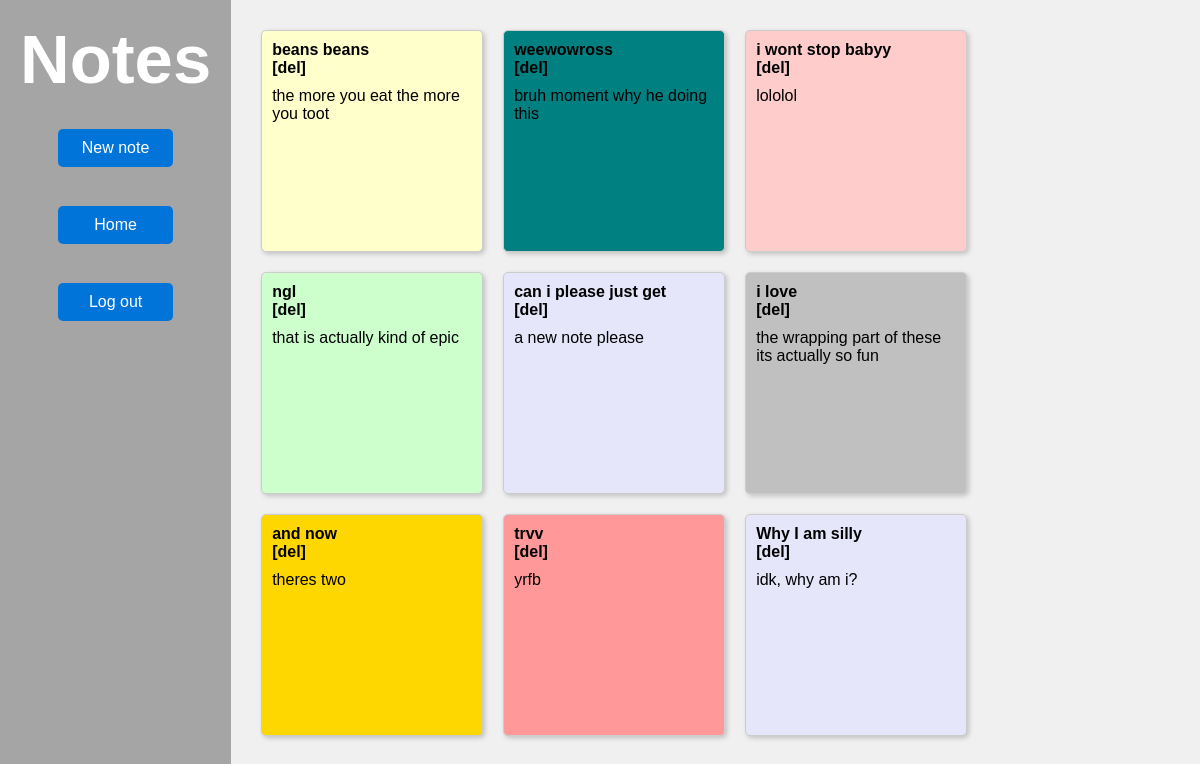
/fonot/file_list/ (signed in), run on the app's committed database.
### fonot/models.py (models this page shows)
class Note(models.Model):
    user = models.ForeignKey(User, on_delete=models.CASCADE)
    title = models.CharField(max_length=255)
    content = models.TextField()
    color = models.CharField(max_length=7, default='#FFFFCC')

### fonot/views.py (the view)
# urls.py: path('file_list/', views.file_list, name='file_list'),
def file_list(request):
    notes = Note.objects.filter(user=request.user)
    return render(request, 'fonot/file_list.html', {'notes': notes})

### fonot/templates/fonot/file_list.html (shortened to what this page needs)
<!DOCTYPE html>
<html>
<head>
</head>
<body>
    <div class="container">
        <div class="sidebar">
            <h1>Notes</h1>
            <a class="create-link" href="{% url 'create_file' %}">
                <button class="custom-button" style="">New note</button>
            </a>
            <a class="create-link" href="{% url 'home' %}">
                <button class="custom-button" style="">Home</button>
            </a>
            <a class="create-link" href="{% url 'user_logout' %}">
                <button class="custom-button" style="">Log out</button>
            </a>
        </div>
        <div class="content">
            <div class="note-list">
                {% for note in notes %}
                    <div class="note" style="background-color: {{ note.color }};">
                        <a href="{% url 'edit_file' note.id %}">{{ note.title }}</a>
                        <div class="delete-button">
                            <a href="{% url 'delete_file' note.id %}">[del]</a>
                        </div>
                        <p>{{ note.content }}</p>
                    </div>
                {% endfor %}
            </div>
        </div>
    </div>
</body>
</html>

### fonot/templates/fonot/file_list.html (style rules this page uses)
body { font-family: Arial, sans-serif; background-color: #f0f0f0; margin: 0; padding: 0; }
.container { display: flex; }
.sidebar { background-color: #a5a5a5; color: white; width: 200px; height: 100vh; padding: 20px; text-align: center; }
.content { flex-grow: 1; padding: 20px; }
h1 { margin: 0; font-size: 4.3em; }
.note-list { display: flex; flex-wrap: wrap; }
.note { background-color: #FFFFCC; padding: 10px; margin: 10px; width: 200px; height: 200px; border: 1px solid #ccc; border-radius: 5px; box-shadow: 2px 2px 5px rgba(0, 0, 0, 0.2); }
.note a { font-weight: bold; color: #000000; text-decoration: none; }
.note p { margin: 10px 0; }
a.create-link { display: block; margin-top: 20px; color: #0074D9; text-decoration: none; font-weight: bold; }
.custom-button { background-color: #0074D9; color: white; border: none; padding: 10px 10px; font-size: 16px; border-radius: 5px; cursor: pointer; margin: 5%; width: 60%; }

### data on the page
Note: title "beans beans", content "the more you eat the more you toot"
Note: title "weewowross", content "bruh moment why he doing this"
Note: title "i wont stop babyy", content "lololol"
Note: title "ngl", content "that is actually kind of epic"
Note: title "can i please just get", content "a new note please"
Note: title "i love", content "the wrapping part of these its actually so fun"
Note: title "and now", content "theres two"
Note: title "trvv", content "yrfb"
Note: title "Why I am silly", content "idk, why am i?"
